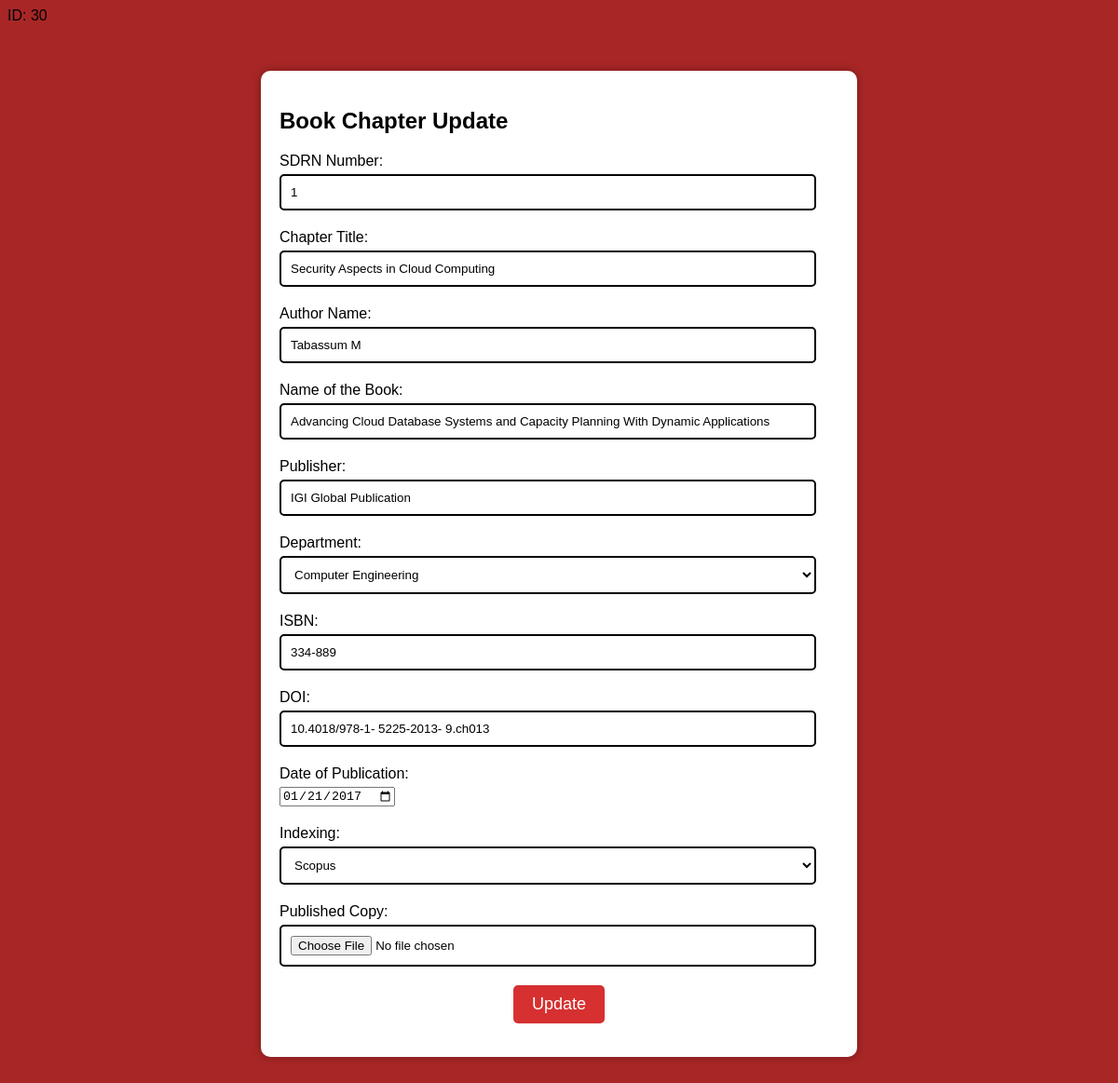
The app's page /BookChapterupdate.php?id=30 (signed in) with its own data.
### tables this page shows
CREATE TABLE `book_chapters` (
  `id` int(11) NOT NULL,
  `sdrn_no` varchar(50) DEFAULT NULL,
  `chapter_name` varchar(255) DEFAULT NULL,
  `author` varchar(255) NOT NULL,
  `book` varchar(255) DEFAULT NULL,
  `publisher` varchar(255) NOT NULL,
  `isbn` varchar(255) NOT NULL,
  `doi` varchar(255) NOT NULL,
  `pub_date` varchar(255) NOT NULL,
  `Indexing` varchar(255) NOT NULL,
  `department` varchar(255) DEFAULT NULL,
  `file` varchar(255) DEFAULT NULL
);

### BookChapterupdate.php (the view, shortened to what this page needs)
<?php
$servername = "sql105.infinityfree.com";
$username = "if0_35273413";
$password = "uBNMpIV1LS";
$dbname = "if0_35273413_durga";
$conn = new mysqli($servername, $username, $password, $dbname);
$id = $_GET['id'];
echo "ID: " . $id;
$sql = "SELECT * FROM book_chapters WHERE id = '$id'";
$data = mysqli_query($conn, $sql);
if (mysqli_num_rows($data) > 0) {
    $result = mysqli_fetch_assoc($data);
} else {
    die("No data found for the given ID.");
}
?>
<!DOCTYPE html>
<html>
<head>
</head>
<body>
<div class="form-box">
    <h2>Book Chapter Update</h2>
    <form action="BookChapterupdate.php?id=<?php echo $id; ?>" method="post" enctype="multipart/form-data">
        <div class="form-group">
            <label for="sdrn_no">SDRN Number:</label>
            <input type="text" value="<?php echo $result['sdrn_no']; ?>" id="sdrn_no" name="sdrn_no" required>
        </div>
        <div class="form-group">
            <label for="chapter_name">Chapter Title:</label>
            <input type="text" value="<?php echo $result['chapter_name']; ?>" id="chapter_name" name="chapter_name" required>
        </div>
        <div class="form-group">
            <label for="author">Author Name:</label>
            <input type="text" value="<?php echo $result['author']; ?>" id="author" name="author" required>
        </div>
        <div class="form-group">
            <label for="book">Name of the Book:</label>
            <input type="text" value="<?php echo $result['book']; ?>" id="book" name="book" required>
        </div>
        <div class="form-group">
            <label for="publisher">Publisher:</label>
            <input type="text" value="<?php echo $result['publisher']; ?>" id="publisher" name="publisher" required>
        </div>
        <div class="form-group">
            <label for="department">Department:</label>
            <select id="department" name="department" required>
                <option value="Computer Engineering" <?php if ($result['department'] === 'Computer Engineering') echo 'selected'; ?>>Computer Engineering</option>
            </select>
        </div>
        <div class="form-group">
            <label for="isbn">ISBN:</label>
            <input type="text" value="<?php echo $result['isbn']; ?>" id="isbn" name="isbn" required>
        </div>
        <div class="form-group">
            <label for="doi">DOI:</label>
            <input type="text" value="<?php echo $result['doi']; ?>" id="doi" name="doi" required>
        </div>
        <div class="form-group">
            <label for="pub_date">Date of Publication:</label>
            <input type="date" value="<?php echo $result['pub_date']; ?>" id="pub_date" name="pub_date" required>
        </div>
        <div class="form-group">
            <label for="Indexing">Indexing:</label>
            <select name="Indexing" required>
                <option value="Scopus" <?php if ($result['Indexing'] === 'Scopus') echo 'selected'; ?>>Scopus</option>
            </select>
        </div>
        <div class="form-group">
            <label for="file">Published Copy:</label>
            <input type="file" id="file" name="file">
        </div>
        <input type="submit" value="Update">
    </form>
</div>
</body>
</html>

### BookChapterupdate.php (style rules this page uses)
body { background-color: #A82626; color: #000000; font-family: Arial, sans-serif; }
.form-box { width: 80%; max-width: 600px; margin: 50px auto; padding: 20px; background-color: #fff; box-shadow: 0px 0px 10px rgba(0, 0, 0, 0.3); border-radius: 10px; }
.form-group { margin-bottom: 20px; }
label { display: block; margin-bottom: 5px; }
input[type="text"], input[type="email"], input[type="tel"], textarea, select, input[type="file"] { width: 96%; padding: 10px; border: 2px solid black; border-radius: 5px; background-color: #fff; color: #000000; }
input[type="submit"] { display: block; margin: 20px auto 0; padding: 10px 20px; background-color: #d63031; color: #fff; border: none; border-radius: 5px; font-size: 18px; cursor: pointer; }

### records on screen
book_chapters: sdrn_no "1", chapter_name "Security Aspects in Cloud Computing", author "Tabassum M", book "Advancing Cloud Database Systems and Capacity Planning With Dynamic Applications", publisher "IGI Global Publication", department "Computer Engineering", isbn "334-889", doi "10.4018/978-1- 5225-2013- 9.ch013", pub_date "01/21/2017", Indexing "Scopus"

### other values on screen
$id "30"
